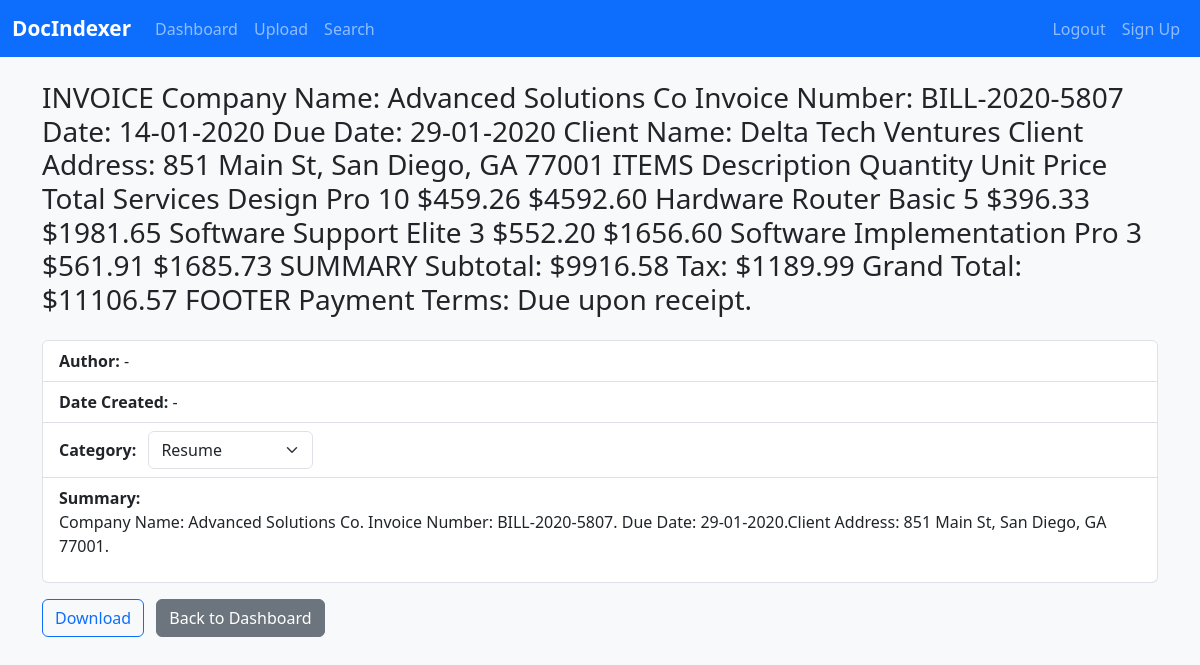
Screenshot of /document/16 (signed in) with the database file from the repository.
### tables this page shows
CREATE TABLE documents (
            id INTEGER PRIMARY KEY AUTOINCREMENT,
            filename TEXT NOT NULL,
            original_filename TEXT NOT NULL,
            file_path TEXT NOT NULL,
            file_type TEXT NOT NULL,
            upload_date DATETIME NOT NULL,
            uploaded_by INTEGER NOT NULL,
            category TEXT,
            title TEXT,
            author TEXT,
            date_created TEXT,
            summary TEXT,
            FOREIGN KEY(uploaded_by) REFERENCES users(id)
        );

### app.py (the view)
    @app.route('/document/<int:document_id>')
    @login_required
    def document(document_id):
        user_role = session.get('role', '').lower()
        allowed_categories = ROLE_TO_CATEGORIES.get(user_role)
        conn = database.get_db_connection()
        cursor = conn.cursor()
        cursor.execute('SELECT * FROM documents WHERE id = ?', (document_id,))
        doc = cursor.fetchone()
        if not doc:
            conn.close()
            abort(404)
        if user_role != 'admin':
            if allowed_categories is None or doc['category'] not in allowed_categories:
                conn.close()
                abort(403)
        conn.close()
        return render_template('document.html', document=doc, role=user_role)

### app.py (called while the page is built)
def login_required(f):
    @wraps(f)
    def decorated_function(*args, **kwargs):
        if 'user_id' not in session:
            return redirect(url_for('login'))
        return f(*args, **kwargs)
    return decorated_function

### modules/database.py (called while the page is built)
def get_db_connection():
    instance_dir = os.path.dirname(DB_PATH)
    if not os.path.exists(instance_dir):
        os.makedirs(instance_dir)
    conn = sqlite3.connect(DB_PATH, timeout=10, check_same_thread=False)
    conn.row_factory = sqlite3.Row
    return conn

### templates/document.html (shortened to what this page needs)
{% extends "base.html" %}
{% block content %}
<h3>{{ document['title'] or document['filename'] }}</h3>
<ul class="list-group mb-3">
    <li class="list-group-item"><strong>Author:</strong> {{ document['author'] or '-' }}</li>
    <li class="list-group-item"><strong>Date Created:</strong> {{ document['date_created'] or '-' }}</li>
    <li class="list-group-item">
        <strong>Category:</strong>
        <form method="POST" action="{{ url_for('update_category', document_id=document['id']) }}" class="d-inline-block ms-2">
            <select name="category" class="form-select d-inline-block w-auto" onchange="this.form.submit()">
                {% if role == 'admin' %}
                    <option value="Invoice" {% if document['category'] == 'Invoice' %}selected{% endif %}>Invoice</option>
                    <option value="Financial_Report" {% if document['category'] == 'Financial_Report' %}selected{% endif %}>Financial Report</option>
                    <option value="Contract" {% if document['category'] == 'Contract' %}selected{% endif %}>Contract</option>
                    <option value="Expense_Report" {% if document['category'] == 'Expense_Report' %}selected{% endif %}>Expense Report</option>
                    <option value="Resume" {% if document['category'] == 'Resume' %}selected{% endif %}>Resume</option>
                    <option value="Job_Description" {% if document['category'] == 'Job_Description' %}selected{% endif %}>Job Description</option>
                    <option value="Technical_Manual" {% if document['category'] == 'Technical_Manual' %}selected{% endif %}>Technical Manual</option>
                    <option value="Research_Paper" {% if document['category'] == 'Research_Paper' %}selected{% endif %}>Research Paper</option>
                    <option value="Non_Relevant" {% if document['category'] == 'Non_Relevant' %}selected{% endif %}>Non Relevant</option>
                {% elif role == 'hr' %}
                    <option value="Resume" {% if document['category'] == 'Resume' %}selected{% endif %}>Resume</option>
                {% else %}
                    <option value="{{ document['category'] }}" selected>{{ document['category'] }}</option>
                {% endif %}
            </select>
        </form>
    </li>
    <li class="list-group-item"><strong>Summary:</strong> <p>{{ document['summary'] or '-' }}</p></li>
</ul>
<a href="{{ url_for('static', filename='../' + document['file_path'].replace('\\', '/')) }}" download class="btn btn-outline-primary">Download</a>
<a href="{{ url_for('dashboard') }}" class="btn btn-secondary ms-2">Back to Dashboard</a>
{% endblock %}

### static/css/style.css (style rules this page uses)
body { background-color: #f8f9fa; }
h3 { margin-bottom: 1.5rem; }

### rows the page displays
documents: title "INVOICE Company Name: Advanced Solutions Co Invoice Number: BILL-2020-5807 Date: 14-01-2020 Due Date: 29-01-2020 Client Name: Delta Tech Ventures Client Address: 851 Main St, San Diego, GA 77001 ITEMS Description Quantity Unit Price Total Services Design Pro 10 $459.26 $4592.60 Hardware Router Basic 5 $396.33 $1981.65 Software Support Elite 3 $552.20 $1656.60 Software Implementation Pro 3 $561.91 $1685.73 SUMMARY Subtotal: $9916.58 Tax: $1189.99 Grand Total: $11106.57 FOOTER Payment Terms: Due upon receipt.", author "-", date_created "-", category "Resume", summary "Company Name: Advanced Solutions Co. Invoice Number: BILL-2020-5807. Due Date: 29-01-2020.Client Address: 851 Main St, San Diego, GA 77001."
